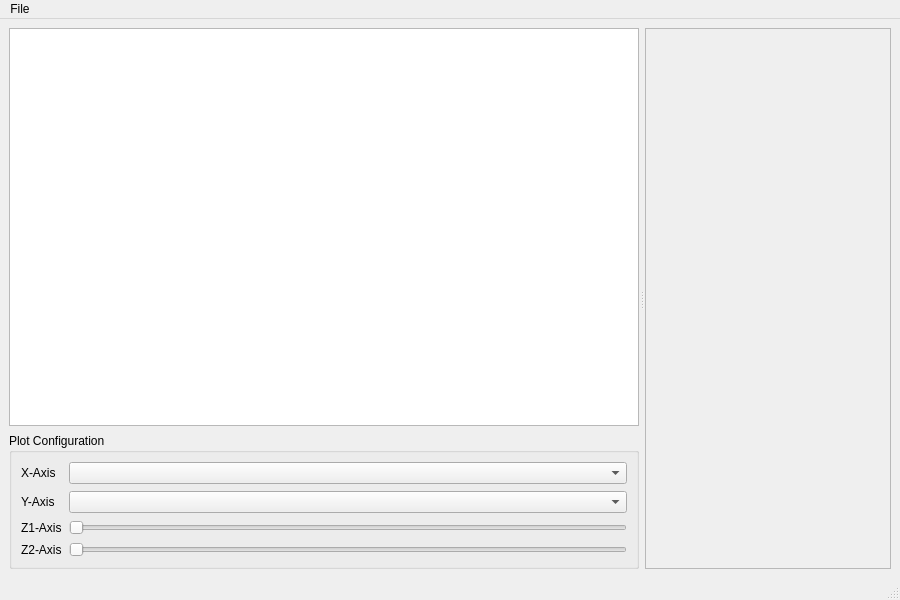
<?xml version="1.0" encoding="UTF-8"?>
<ui version="4.0">
 <class>VPICViewer</class>
 <widget class="QMainWindow" name="VPICViewer">
  <property name="geometry">
   <rect>
    <x>0</x>
    <y>0</y>
    <width>900</width>
    <height>600</height>
   </rect>
  </property>
  <property name="windowTitle">
   <string>VPIC Data Viewer</string>
  </property>
  <widget class="QWidget" name="centralWidget">
   <layout class="QVBoxLayout" name="verticalLayout_3">
    <item>
     <widget class="QSplitter" name="splitter">
      <property name="sizePolicy">
       <sizepolicy hsizetype="Preferred" vsizetype="MinimumExpanding">
        <horstretch>0</horstretch>
        <verstretch>0</verstretch>
       </sizepolicy>
      </property>
      <property name="frameShape">
       <enum>QFrame::NoFrame</enum>
      </property>
      <property name="orientation">
       <enum>Qt::Horizontal</enum>
      </property>
      <property name="handleWidth">
       <number>6</number>
      </property>
      <widget class="QWidget" name="layoutWidget">
       <layout class="QVBoxLayout" name="verticalLayout_2">
        <property name="spacing">
         <number>7</number>
        </property>
        <property name="sizeConstraint">
         <enum>QLayout::SetDefaultConstraint</enum>
        </property>
        <property name="leftMargin">
         <number>0</number>
        </property>
        <property name="topMargin">
         <number>0</number>
        </property>
        <property name="rightMargin">
         <number>0</number>
        </property>
        <property name="bottomMargin">
         <number>0</number>
        </property>
        <item>
         <widget class="QTreeView" name="TreeView">
          <property name="sizePolicy">
           <sizepolicy hsizetype="MinimumExpanding" vsizetype="Expanding">
            <horstretch>0</horstretch>
            <verstretch>0</verstretch>
           </sizepolicy>
          </property>
         </widget>
        </item>
        <item>
         <widget class="QGroupBox" name="PlotConfig">
          <property name="sizePolicy">
           <sizepolicy hsizetype="Minimum" vsizetype="Preferred">
            <horstretch>0</horstretch>
            <verstretch>0</verstretch>
           </sizepolicy>
          </property>
          <property name="title">
           <string>Plot Configuration</string>
          </property>
          <property name="flat">
           <bool>false</bool>
          </property>
          <layout class="QHBoxLayout" name="horizontalLayout_3">
           <item>
            <layout class="QVBoxLayout" name="verticalLayout">
             <property name="spacing">
              <number>7</number>
             </property>
             <property name="leftMargin">
              <number>0</number>
             </property>
             <property name="topMargin">
              <number>0</number>
             </property>
             <property name="rightMargin">
              <number>0</number>
             </property>
             <property name="bottomMargin">
              <number>0</number>
             </property>
             <item>
              <layout class="QFormLayout" name="formLayout">
               <property name="horizontalSpacing">
                <number>7</number>
               </property>
               <property name="verticalSpacing">
                <number>7</number>
               </property>
               <property name="leftMargin">
                <number>0</number>
               </property>
               <property name="topMargin">
                <number>0</number>
               </property>
               <property name="rightMargin">
                <number>0</number>
               </property>
               <property name="bottomMargin">
                <number>0</number>
               </property>
               <item row="0" column="0">
                <widget class="QLabel" name="XAxisLabel">
                 <property name="text">
                  <string>X-Axis</string>
                 </property>
                </widget>
               </item>
               <item row="0" column="1">
                <widget class="QComboBox" name="XAxis"/>
               </item>
               <item row="1" column="0">
                <widget class="QLabel" name="YAxisLabel">
                 <property name="text">
                  <string>Y-Axis</string>
                 </property>
                </widget>
               </item>
               <item row="1" column="1">
                <widget class="QComboBox" name="YAxis"/>
               </item>
               <item row="2" column="0">
                <widget class="QLabel" name="Z1Label">
                 <property name="text">
                  <string>Z1-Axis</string>
                 </property>
                </widget>
               </item>
               <item row="2" column="1">
                <widget class="QSlider" name="Z1Slider">
                 <property name="orientation">
                  <enum>Qt::Horizontal</enum>
                 </property>
                </widget>
               </item>
               <item row="3" column="0">
                <widget class="QLabel" name="Z2Label">
                 <property name="text">
                  <string>Z2-Axis</string>
                 </property>
                </widget>
               </item>
               <item row="3" column="1">
                <widget class="QSlider" name="Z2Slider">
                 <property name="orientation">
                  <enum>Qt::Horizontal</enum>
                 </property>
                </widget>
               </item>
              </layout>
             </item>
            </layout>
           </item>
          </layout>
         </widget>
        </item>
       </layout>
      </widget>
      <widget class="QFrame" name="PlotFrame">
       <property name="sizePolicy">
        <sizepolicy hsizetype="Expanding" vsizetype="Expanding">
         <horstretch>0</horstretch>
         <verstretch>0</verstretch>
        </sizepolicy>
       </property>
       <property name="minimumSize">
        <size>
         <width>0</width>
         <height>0</height>
        </size>
       </property>
       <property name="frameShape">
        <enum>QFrame::StyledPanel</enum>
       </property>
      </widget>
     </widget>
    </item>
   </layout>
  </widget>
  <widget class="QMenuBar" name="menuBar">
   <property name="geometry">
    <rect>
     <x>0</x>
     <y>0</y>
     <width>900</width>
     <height>26</height>
    </rect>
   </property>
   <widget class="QMenu" name="menu">
    <property name="title">
     <string>File</string>
    </property>
    <addaction name="actionOpenFile"/>
    <addaction name="actionOpenDir"/>
    <addaction name="separator"/>
    <addaction name="actionExit"/>
   </widget>
   <addaction name="menu"/>
  </widget>
  <widget class="QStatusBar" name="statusBar"/>
  <action name="actionOpenFile">
   <property name="text">
    <string>Open File</string>
   </property>
  </action>
  <action name="actionOpenDir">
   <property name="text">
    <string>Open Folder</string>
   </property>
  </action>
  <action name="actionExit">
   <property name="text">
    <string>Exit</string>
   </property>
  </action>
 </widget>
 <resources/>
 <connections>
  <connection>
   <sender>actionOpenFile</sender>
   <signal>triggered()</signal>
   <receiver>VPICViewer</receiver>
   <slot>file_dialog()</slot>
   <hints>
    <hint type="sourcelabel">
     <x>-1</x>
     <y>-1</y>
    </hint>
    <hint type="destinationlabel">
     <x>399</x>
     <y>299</y>
    </hint>
   </hints>
  </connection>
  <connection>
   <sender>actionOpenDir</sender>
   <signal>triggered()</signal>
   <receiver>VPICViewer</receiver>
   <slot>dir_dialog()</slot>
   <hints>
    <hint type="sourcelabel">
     <x>-1</x>
     <y>-1</y>
    </hint>
    <hint type="destinationlabel">
     <x>399</x>
     <y>299</y>
    </hint>
   </hints>
  </connection>
  <connection>
   <sender>XAxis</sender>
   <signal>activated(QString)</signal>
   <receiver>VPICViewer</receiver>
   <slot>update_axes()</slot>
   <hints>
    <hint type="sourcelabel">
     <x>404</x>
     <y>453</y>
    </hint>
    <hint type="destinationlabel">
     <x>399</x>
     <y>299</y>
    </hint>
   </hints>
  </connection>
  <connection>
   <sender>YAxis</sender>
   <signal>activated(QString)</signal>
   <receiver>VPICViewer</receiver>
   <slot>update_axes()</slot>
   <hints>
    <hint type="sourcelabel">
     <x>404</x>
     <y>482</y>
    </hint>
    <hint type="destinationlabel">
     <x>399</x>
     <y>299</y>
    </hint>
   </hints>
  </connection>
  <connection>
   <sender>actionExit</sender>
   <signal>triggered()</signal>
   <receiver>VPICViewer</receiver>
   <slot>close()</slot>
   <hints>
    <hint type="sourcelabel">
     <x>-1</x>
     <y>-1</y>
    </hint>
    <hint type="destinationlabel">
     <x>449</x>
     <y>299</y>
    </hint>
   </hints>
  </connection>
  <connection>
   <sender>Z1Slider</sender>
   <signal>sliderReleased()</signal>
   <receiver>VPICViewer</receiver>
   <slot>update_sliders()</slot>
   <hints>
    <hint type="sourcelabel">
     <x>349</x>
     <y>508</y>
    </hint>
    <hint type="destinationlabel">
     <x>449</x>
     <y>299</y>
    </hint>
   </hints>
  </connection>
  <connection>
   <sender>Z2Slider</sender>
   <signal>sliderReleased()</signal>
   <receiver>VPICViewer</receiver>
   <slot>update_sliders()</slot>
   <hints>
    <hint type="sourcelabel">
     <x>349</x>
     <y>537</y>
    </hint>
    <hint type="destinationlabel">
     <x>449</x>
     <y>299</y>
    </hint>
   </hints>
  </connection>
  <connection>
   <sender>TreeView</sender>
   <signal>clicked(QModelIndex)</signal>
   <receiver>VPICViewer</receiver>
   <slot>change_dataset(QModelIndex)</slot>
   <hints>
    <hint type="sourcelabel">
     <x>324</x>
     <y>220</y>
    </hint>
    <hint type="destinationlabel">
     <x>449</x>
     <y>299</y>
    </hint>
   </hints>
  </connection>
 </connections>
 <slots>
  <slot>file_dialog()</slot>
  <slot>dir_dialog()</slot>
  <slot>change_dataset(QModelIndex)</slot>
  <slot>update_axes()</slot>
  <slot>update_sliders()</slot>
 </slots>
</ui>
